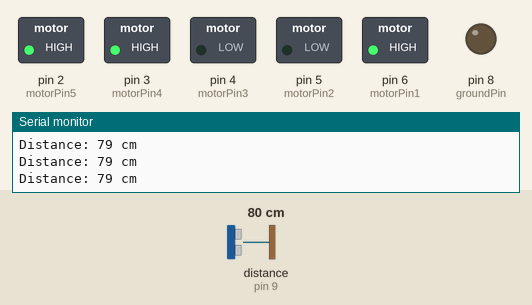
Recording of a sketch running on a simulated Arduino Uno, built with avr-gcc and run on an emulated ATmega328P. Shown: switched loads named in the sketch (green lamp = pin HIGH), output pins drawn as LEDs (lit = HIGH), the last lines printed to the serial monitor. Wiring (inferred from the names in the program): ultrasonic range finder: trigger pin 10; echo pin 9. The test bench sets the inputs (shaded band); at power-on: distance to the obstacle (sensor on pin 9) 80 cm. The echo pulse lasts 58.3 µs per cm; pins used as bus, display or sensor lines are not drawn.

Above: at 1.2 s.
1.3 s: distance to the obstacle (sensor on pin 9) set to 12 cm
2.8 s: distance to the obstacle (sensor on pin 9) set to 9 cm
At 3.6 s:
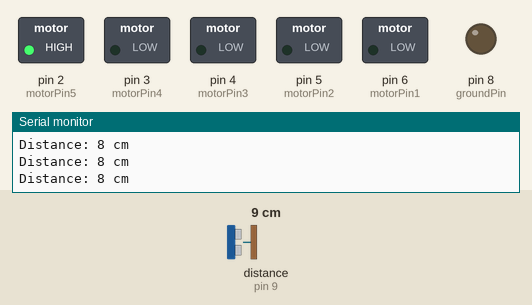
4.3 s: distance to the obstacle (sensor on pin 9) set to 18 cm
At 5.3 s:
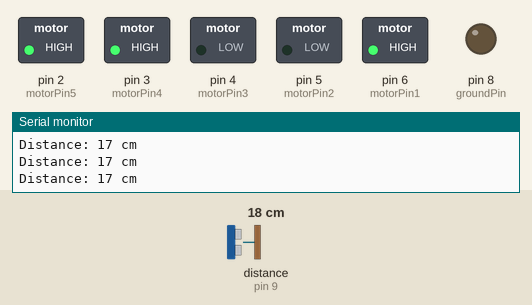
5.8 s: distance to the obstacle (sensor on pin 9) set to 2 cm
At 6.2 s:
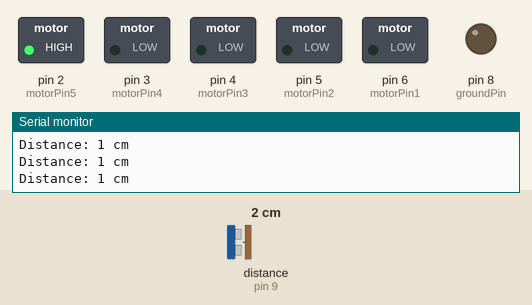
Timing chart, 0 to 8.3 s (numbered marks = the images above; inputs shaded):
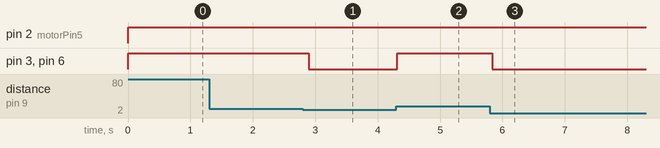

The sketch:

Crawler_Robot_Seeeduino.ino
```cpp
// Define motor pins for L9110S Four motor driver
const int motorPin1 = 6;  // A1
const int motorPin2 = 5;  // A2
const int motorPin3 = 4;  // B1
const int motorPin4 = 3;  // B2
const int motorPin5 = 2;  // C1
const int motorPin6 = 1;  // C2

// Define HC-SR04 pins
const int trigPin = 10;
const int echoPin = 9;
const int groundPin = 8;  // Pin 8 used as ground control

// Define constants for distance threshold (cm)
const int obstacleDistanceThreshold = 10;  // 10 cm

void setup() {
  // Set motor pins as output
  pinMode(motorPin1, OUTPUT);
  pinMode(motorPin2, OUTPUT);
  pinMode(motorPin3, OUTPUT);
  pinMode(motorPin4, OUTPUT);
  pinMode(motorPin5, OUTPUT);
  pinMode(motorPin6, OUTPUT);

  // Set HC-SR04 pins
  pinMode(trigPin, OUTPUT);
  pinMode(echoPin, INPUT);
  pinMode(groundPin, OUTPUT);  // Set Pin 8 as output to simulate ground

  // Start serial communication for debugging
  Serial.begin(9600);
}

void loop() {
  // Measure distance using HC-SR04
  long duration, distance;

  // Ensure Trig is LOW before triggering the sensor
  digitalWrite(trigPin, LOW);
  delayMicroseconds(2);
  digitalWrite(trigPin, HIGH);  // Send pulse to trigger sensor
  delayMicroseconds(10);
  digitalWrite(trigPin, LOW);  // Stop the pulse
  digitalWrite(groundPin, LOW); // Simulate ground (keep Pin 8 LOW)

  // Measure the time for the Echo to return
  duration = pulseIn(echoPin, HIGH);

  // Calculate distance in cm
  distance = duration * 0.0344 / 2;

  // Print distance to Serial Monitor for debugging
  Serial.print("Distance: ");
  Serial.print(distance);
  Serial.println(" cm");

  // Check if the distance is valid
  if (distance > 0 && distance < 400) {  // Maximum valid range for the HC-SR04 sensor
    // If obstacle is detected, stop the robot
    if (distance < obstacleDistanceThreshold) {
      stopRobot();
    } else {
      moveForward();
    }
  } else {
    // Handle invalid distance readings (out of range or noise)
    Serial.println("Invalid distance reading!");
    stopRobot();
  }

  delay(100);  // Delay to avoid excessive readings
}

// Function to move robot forward
void moveForward() {
  digitalWrite(motorPin1, HIGH);
  digitalWrite(motorPin2, LOW);
  digitalWrite(motorPin3, LOW);
  digitalWrite(motorPin4, HIGH);
  digitalWrite(motorPin5, HIGH);
  digitalWrite(motorPin6, LOW);
}

//Light Function Off
void lightOff() {
  digitalWrite(motorPin5, LOW);
  digitalWrite(motorPin6, LOW);
}

// Function to stop the robot
void stopRobot() {
  digitalWrite(motorPin1, LOW);
  digitalWrite(motorPin2, LOW);
  digitalWrite(motorPin3, LOW);
  digitalWrite(motorPin4, LOW);

}
```

Measured:
- the behaviour switches between 11 and 10 cm on distance to the obstacle (sensor on pin 9) (found by bisection; images 0 and 1)
- after the input at 2.8 s, pin 3 (motorPin4), pin 6 (motorPin1): HIGH → LOW after 0.09 s
- after the input at 4.3 s, pin 3 (motorPin4), pin 6 (motorPin1): LOW → HIGH at once
- after the input at 5.8 s, pin 3 (motorPin4), pin 6 (motorPin1): HIGH → LOW at once
